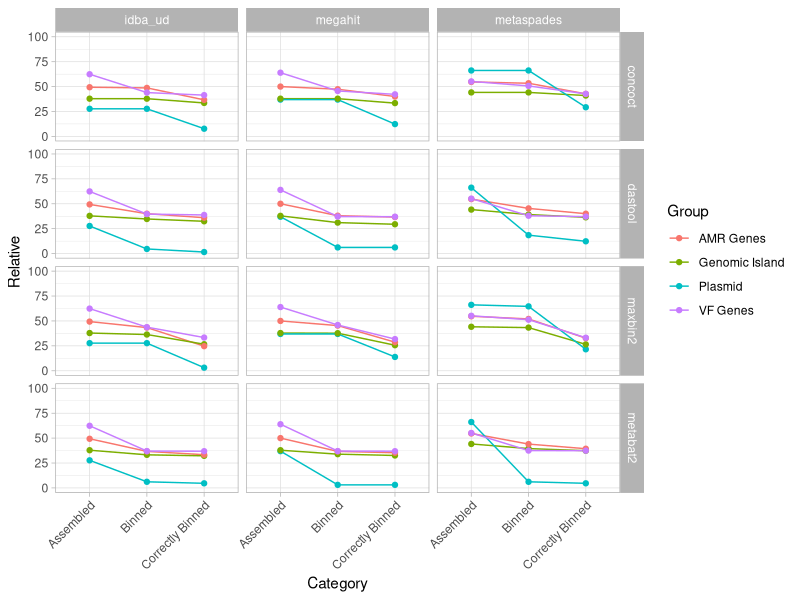

The R source for this figure:
library(tidyverse)
library(ggplot2)
library(stringr)

plasmidRecoveryData <- read_csv("./data/plasmids.csv", col_names = TRUE) %>% select("binner","assembly","Category","% of Plasmids (>50% coverage)")%>% 
  `colnames<-`(c("Binning_Tool","Assembly_Tool","Category","Relative")) %>% mutate(Group = "Plasmid")

giRecoveryData <- read_csv("./data/gi_data.csv", col_names = TRUE) %>% select("binner","assembly","Category","% of GIs (>50% Coverage)")%>% 
  `colnames<-`(c("Binning_Tool","Assembly_Tool","Category","Relative")) %>% mutate(Group = "Genomic Island")

amrRecoveryData <- read_tsv("./data/amrRecoveryData.tsv", col_names = TRUE)%>% 
  `colnames<-`(c("Binning_Tool","Assembly_Tool", "Absolute", "Relative", "Category")) %>% select(Binning_Tool, Assembly_Tool, Category, Relative) %>% mutate(Group = "AMR Genes")

vfRecoveryData <- read_tsv("./data/vfRecovery.tsv", col_names = TRUE)%>% 
  `colnames<-`(c("Binning_Tool","Assembly_Tool", "Absolute", "Relative", "Category")) %>% select(Binning_Tool, Assembly_Tool, Category, Relative) %>% mutate(Group = "VF Genes")

combinedData <- plasmidRecoveryData %>% rbind(giRecoveryData) %>% rbind(amrRecoveryData) %>% rbind(vfRecoveryData)
write.table(combinedData, "rateOfLoss.tsv", sep = "\t", row.names = FALSE)
assembled <- combinedData %>% filter(Category == "Assembled") %>% select(-Category) %>% rename(Assembled = Relative)
binned <- combinedData %>% filter(Category == "Binned")%>% select(-Category) %>% rename(Binned = Relative)
correctlyBinned <- combinedData %>% filter(Category == "Correctly Binned")%>% select(-Category) %>% rename(Correctly_Binned = Relative)

combined <- assembled %>% 
  full_join(binned, by = c("Assembly_Tool" = "Assembly_Tool","Binning_Tool" = "Binning_Tool", "Group" = "Group" )) %>%
  full_join(correctlyBinned, by = c("Assembly_Tool" = "Assembly_Tool","Binning_Tool" = "Binning_Tool", "Group" = "Group"))

View(combined)
colnames(combinedData)

p <- ggplot(combinedData, aes(x=Category, y=Relative, group=Group)) +
  geom_line(aes(color=Group))+
  geom_point(aes(color=Group)) +
  facet_grid(Binning_Tool~Assembly_Tool) +
  ylim(0,100)+
  theme_light() +
  theme(axis.text.x = element_text(angle=45, hjust=1))

plot(p)
